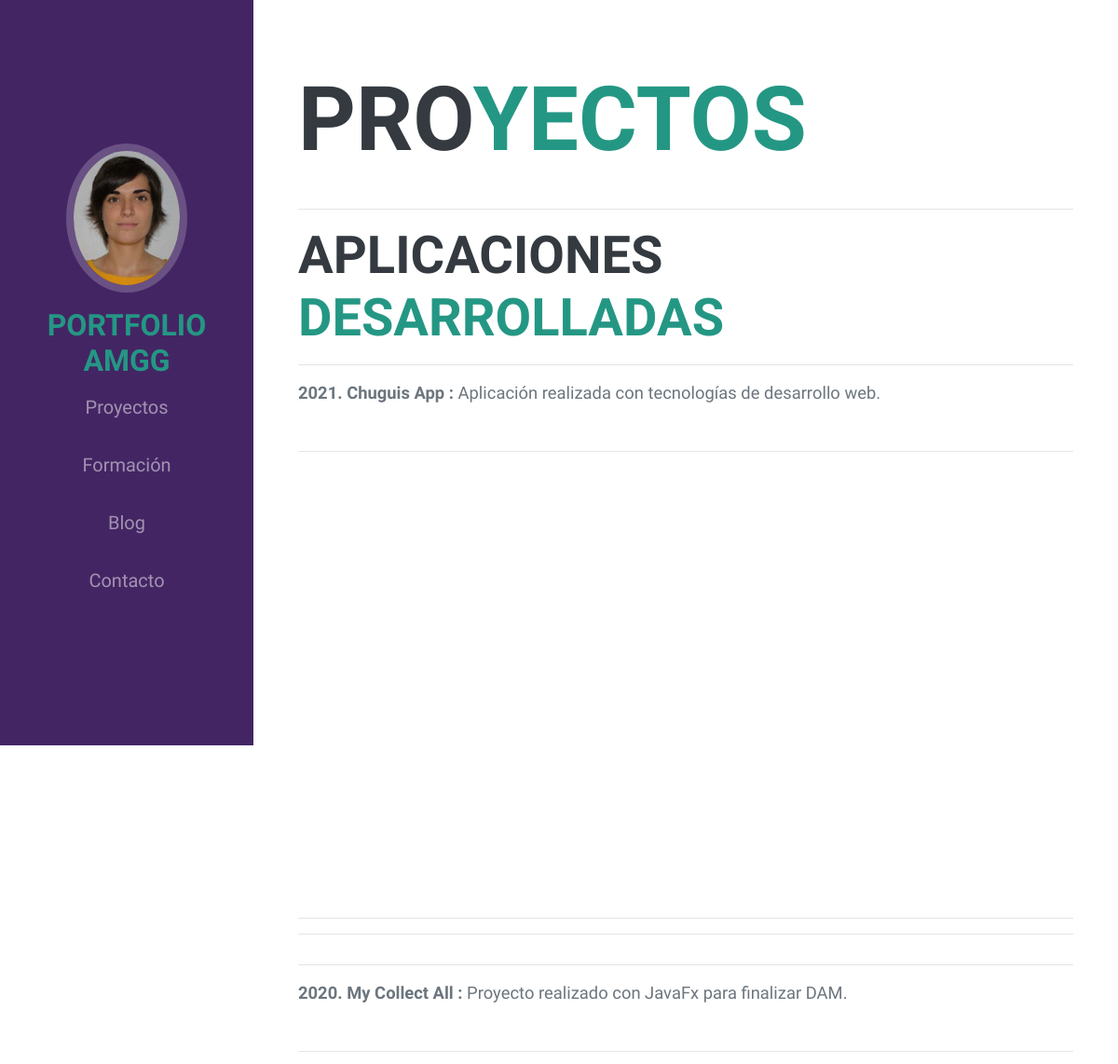
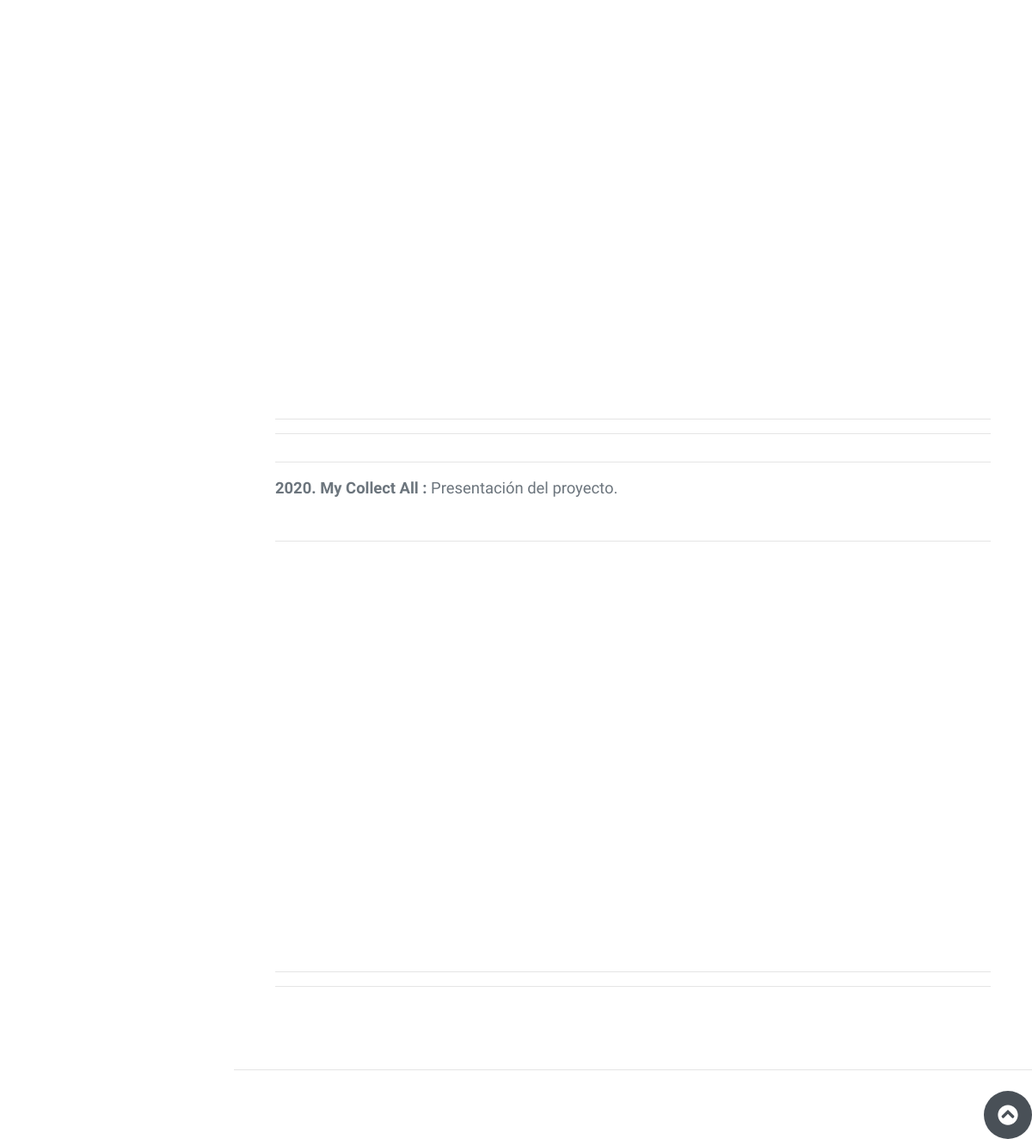
The page / on the database its author committed (2 pictures, top to bottom).
### cv/models.py (models this page shows, shortened)
class Proyecto(models.Model):
    fecha=models.CharField(max_length=150) #creamos un cuadro para la fecha del proyecto
    titulo=models.CharField(max_length=150) #Creamos un cuadro de texto para insertar el titulo del proyecto con un máximo
    descripcion=models.TextField(max_length=150) #Creamos un cuadro de texto para poner la descripción del proyecto
    video=models.URLField() #Creamos un campo para añadir la url de los videos
    class Meta:   #Creamos la clase metadatos
        ordering = ('-fecha',) #Ordena por fecha descendente (primero los actuales)

### cv/views.py (the view)
# urls.py: path('',views.home, name="home"),#ruta a la página de inicio
def home(request):
    proyectos=Proyecto.objects.all()
    return render(request,'index.html',{'proyectos':proyectos})#Página de Proyectos

### cv/templates/index.html (shortened to what this page needs)
<!DOCTYPE html>
<html lang="es">
    <head>
        {% load static %}
        <link rel="stylesheet" href="https://maxcdn.bootstrapcdn.com/bootstrap/4.0.0/css/bootstrap.min.css">
        <link href="{% static 'css/styles.css'%}" rel="stylesheet" />
    </head>
    <body id="page-top">
        <nav class="navbar navbar-expand-lg navbar-dark bg-primary fixed-top" id="sideNav">
            <a class="navbar-brand js-scroll-trigger" href="#page-top">
                <span class="d-none d-lg-block">
                    <img class="img-fluid img-profile rounded-circle mx-auto mb-2" src="{% static 'img/foto.jpg' %}" alt="" />
                </span>
            </a>
            {% block navbar %}
            <div class="collapse navbar-collapse" id="navbarSupportedContent">
                <ul class="navbar-nav ml-auto">
                    <h3 class="mb-0"><span class="text-primary">PortFolio amgg</span></h3>
                    <li class="navbar-brand"><a class="nav-link js-scroll-trigger" href="{% url 'home' %}">Proyectos</a></li>
                    <li class="navbar-brand"><a class="nav-link js-scroll-trigger" href="{% url 'cv' %}">Formación</a></li>
                    <li class="navbar-brand"><a class="nav-link js-scroll-trigger" href="{% url 'blog' %}">Blog</a></li>
                    <li class="navbar-brand"><a class="nav-link js-scroll-trigger" href="{% url 'contact' %}">Contacto</a></li>
                </ul>
            {% endblock%}
            </div>
        </nav>
        <div class="container-fluid p-0">
            <section class="resume-section" id="init">
                <div class="resume-section-content">
                    <h1 class="mb-0">Pro<span class="text-primary">yectos</span></h1>
                <hr>
                    <h2 class="mb-0">Aplicaciones <span class="text-primary">Desarrolladas</span></h2>
                {% block content %}
                {% for proyecto in proyectos %}
                <hr>
                    <p class="lead mb-5"><strong>{{ proyecto.fecha }}. {{ proyecto.titulo }} :</strong> {{ proyecto.descripcion }}</p>
                 <hr>
                <div class="embed-responsive embed-responsive-16by9">
                <iframe class="embed-responsive-item" src="{{ proyecto.video }}" frameborder="0" allow="accelerometer; autoplay; encrypted-media; gyroscope; picture-in-picture" allowfullscreen></iframe>
                </div>
                {% endfor %}
                {% endblock %}
            </section>
            <hr class="m-0" />
            <br>
            <div class="social-icons" align="right">
                <a class="social-icon" href="#page-top"><i class="fas fa-chevron-circle-up"></i></a>
            </div>
        </div>
    </body>
</html>

### rows shown on the page
Proyecto: fecha "2021", titulo "Chuguis App", descripcion "Aplicación realizada con tecnologías de desarrollo web."
Proyecto: fecha "2020", titulo "My Collect All", descripcion "Proyecto realizado con JavaFx para finalizar DAM."
Proyecto: fecha "2020", titulo "My Collect All", descripcion "Presentación del proyecto."
